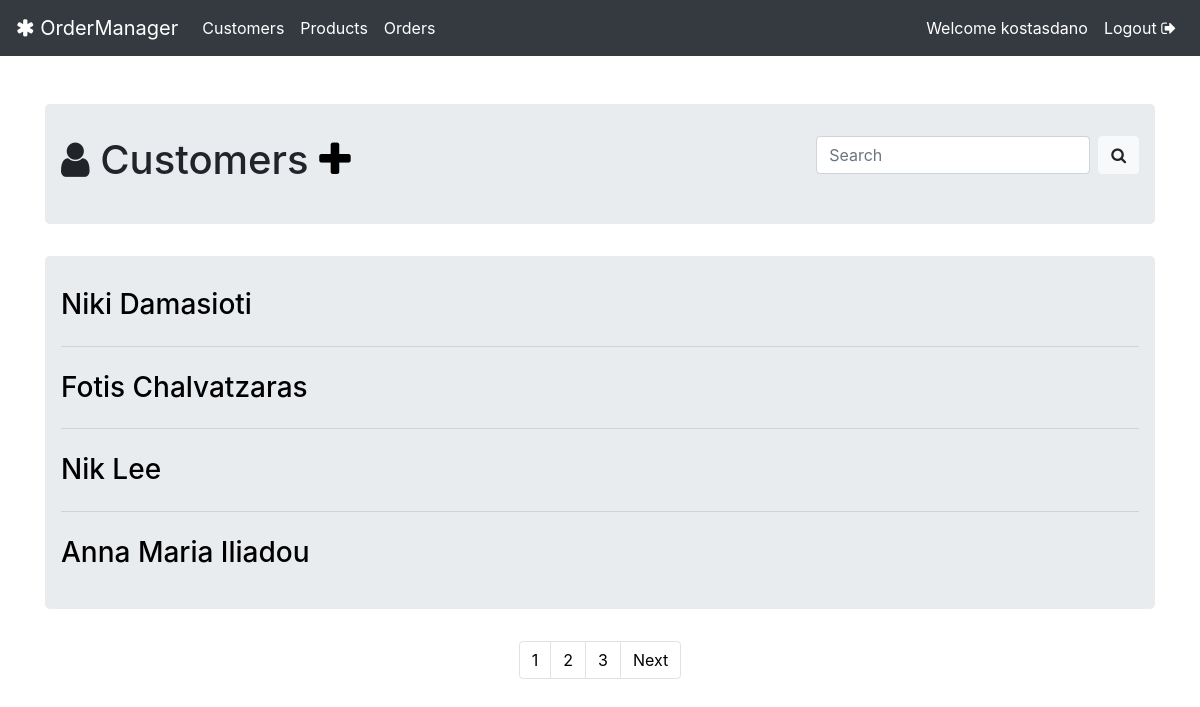
Screenshot of /customers/all/ (signed in) with the database file from the repository.
### customers/models.py (models this page shows, shortened)
class Customer(models.Model):
    first_name = models.CharField(max_length=60)
    last_name = models.CharField(max_length=60)
    full_name = models.CharField(max_length=121)
    email = models.EmailField()
    birth_date = models.DateField()
    tin = models.PositiveIntegerField()
    c_active = models.BooleanField(default=True)

### customers/views.py (the view)
# urls.py: path('all/', views.CustomerList.as_view(), name='customer_list'),
class CustomerList(LoginRequiredMixin, ListView):
    model = Customer
    template_name = 'customers/list.html'
    def get_queryset(self):
        return Customer.objects.filter(c_active=True)
    paginate_by = 4

### customers/templates/customers/list.html (shortened to what this page needs)
{% extends 'base.html' %}
{% block body_block %}
<div class="jumbotron">
    <div class="row">
        <div class="col-md-6" align="left">
            <h1><i class="fa fa-user"></i> Customers <a href="{% url 'customers:customer_create' %}"><i
                    class="fa fa-plus black"></i></a></h1>
        </div>
        <div class="col-md-6" align="right">
            <form class="form-inline float-right" action="{% url 'customers:customer_search' %}">
                <input class="form-control mr-sm-2" name="keyword" type="text" placeholder="Search" aria-label="Search">
                <button class="btn btn-light" type="submit"><i class="fa fa-search"></i></button>
            </form>
        </div>
    </div>
</div>
<div class="jumbotron">
    {% for customer in customer_list %}
    <h3><a href="{% url 'customers:customer_orders' pk=customer.id %}">{{customer.full_name}}</a></h3>
    {% if forloop.counter < customer_list|length %}
    <hr class="my-4">
    {% endif %}
    {% endfor %}
</div>
{% if is_paginated %}
<nav class="custom-pagination" aria-label="Page navigation example">
    <ul class="pagination justify-content-center">
        {% for object in page_obj.paginator.page_range %}
        <li class="page-item"><a class="page-link" style="color: black;"
                                 href="{% url 'customers:customer_list' %}?page={{ forloop.counter }}">{{ forloop.counter }}</a></li>
        {% endfor %}
        {% if page_obj.has_next %}
        <li class="page-item">
            <a class="page-link" href="?page={{ page_obj.next_page_number }}" style="color: black;">Next</a>
        </li>
        {% endif %}
    </ul>
</nav>
{% endif %}
{% endblock %}

### templates/base.html (shortened to what this page needs)
<!DOCTYPE html>
{% load static %}
<html lang="en">
<head>
    <link rel="stylesheet" href="https://maxcdn.bootstrapcdn.com/bootstrap/4.0.0/css/bootstrap.min.css"
>
    <link href="https://stackpath.bootstrapcdn.com/font-awesome/4.7.0/css/font-awesome.min.css" rel="stylesheet"
>
    <link rel="stylesheet" href="{% static 'css/master.css'%}">
</head>
<body>
<nav class="navbar navbar-expand-lg navbar-dark bg-dark">
    <a class="navbar-brand" href="{% url 'home' %}">
        <i class="fa fa-asterisk"></i>
        OrderManager</a>
    <div class="collapse navbar-collapse" id="navbarNav">
        {% if user.is_authenticated %}
        <ul class="navbar-nav">
            <li class="nav-item active">
                <a class="nav-link" href="{% url 'customers:customer_list' %}">Customers</a>
            </li>
            <li class="nav-item active">
                <a class="nav-link" href="{% url 'products:product_list' %}">Products</a>
            </li>
            <li class="nav-item active">
                <a class="nav-link" href="{% url 'orders:order_list' %}">Orders</a>
            </li>
        </ul>
        <ul class="navbar-nav ml-auto">
            <li class="nav-item nav-link active"><a>Welcome {{user.username}}</a></li>
            <li class="nav-item active"><a class="nav-link" href="{% url 'logout' %}">Logout <i class="fa fa-sign-out"></i></a></li>
        </ul>
        {% else %}
        <ul class="navbar-nav ml-auto">
            <li class="nav-item active"><a class="nav-link" href="{% url 'login' %}">Login <i class="fa fa-sign-in"></i></a></li>
        </ul>
        {% endif %}
    </div>
</nav>
<div class="container pt-5">
    {% block body_block %}
    {% endblock %}
</div>
</body>
</html>

### static/css/master.css (style rules this page uses)
.jumbotron { padding: 2rem 1rem; }
a:link, a:visited, a:hover, a:active { color: black; }
.black { color: black; }

### rows the page displays
Customer: full_name "Niki Damasioti"
Customer: full_name "Fotis Chalvatzaras"
Customer: full_name "Nik Lee"
Customer: full_name "Anna Maria Iliadou"

### other values shown
{{ user.username }} "kostasdano"
